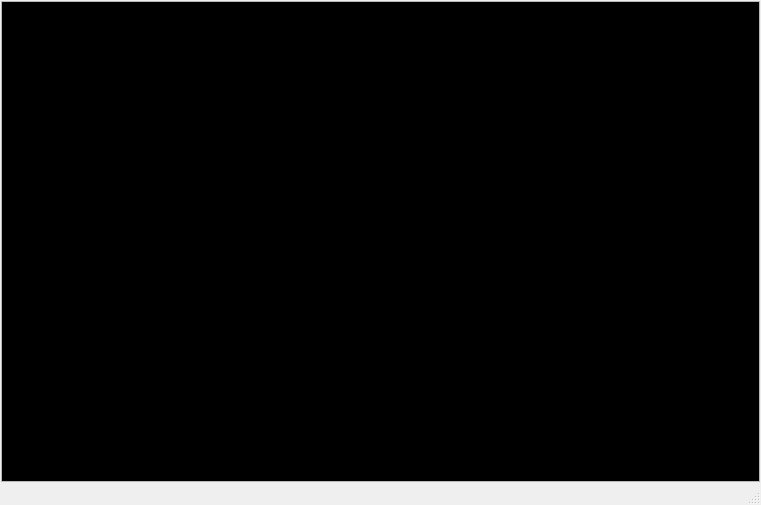
<?xml version="1.0" encoding="UTF-8"?>
<ui version="4.0">
 <class>MainWindow</class>
 <widget class="QMainWindow" name="MainWindow">
  <property name="geometry">
   <rect>
    <x>0</x>
    <y>0</y>
    <width>761</width>
    <height>505</height>
   </rect>
  </property>
  <property name="windowTitle">
   <string>MainWindow</string>
  </property>
  <widget class="QWidget" name="centralwidget">
   <layout class="QHBoxLayout" name="horizontalLayout">
    <property name="spacing">
     <number>1</number>
    </property>
    <property name="leftMargin">
     <number>1</number>
    </property>
    <property name="topMargin">
     <number>1</number>
    </property>
    <property name="rightMargin">
     <number>1</number>
    </property>
    <property name="bottomMargin">
     <number>1</number>
    </property>
    <item>
     <widget class="QScrollArea" name="scrollArea">
      <property name="widgetResizable">
       <bool>true</bool>
      </property>
      <widget class="QWidget" name="scrollAreaWidgetContents">
       <property name="geometry">
        <rect>
         <x>0</x>
         <y>0</y>
         <width>757</width>
         <height>456</height>
        </rect>
       </property>
       <property name="styleSheet">
        <string notr="true">background-color: rgb(0, 0, 0);</string>
       </property>
      </widget>
     </widget>
    </item>
   </layout>
  </widget>
  <widget class="QMenuBar" name="menubar">
   <property name="geometry">
    <rect>
     <x>0</x>
     <y>0</y>
     <width>761</width>
     <height>23</height>
    </rect>
   </property>
  </widget>
  <widget class="QStatusBar" name="statusbar"/>
 </widget>
 <resources/>
 <connections/>
</ui>
